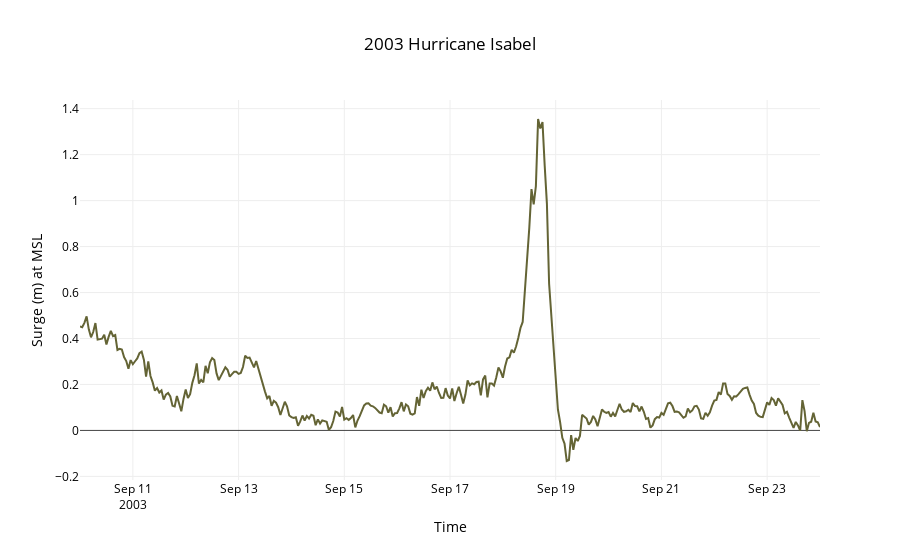

Notebook code for this chart:
### Markdown cell above
### Duck, NC

### Code cell
data = utils.noaa_surge('8651370','20030827','20030926')
title,x,y = '2003 Hurricane Isabel','Time','Surge (m) at MSL'
layout=utils.layout(title,x,y)
fig = go.Figure(data=data, layout=layout)
interactive = iplot(fig)

### Figure 1 — Plotly figure (JSON) as saved in the notebook; plotly's stock layout.template omitted (floating-point values rounded to 4 significant figures; data arrays with more than 128 entries replaced by an {"elided": "..."} marker saying what was removed)
{"data": [{"line": {"color": "rgb(100, 100, 53)"}, "mode": "lines", "name": "NOAA Observation", "type": "scatter", "uid": "8e177865-0a15-48dc-ad40-461b4ca55c5b", "x": {"elided": "337 str values"}, "y": {"elided": "337 float values"}}], "layout": {"autosize": true, "font": {"color": "rgb(0, 0, 0)"}, "legend": {"orientation": "h"}, "paper_bgcolor": "rgb(255,255,255)", "plot_bgcolor": "rgb(255,255,255)", "title": "2003 Hurricane Isabel", "xaxis": {"autorange": true, "range": ["2003-09-10", "2003-09-24"], "title": "Time", "type": "date"}, "yaxis": {"autorange": true, "range": [-0.2157, 1.438], "title": "Surge (m) at MSL", "type": "linear"}}}
